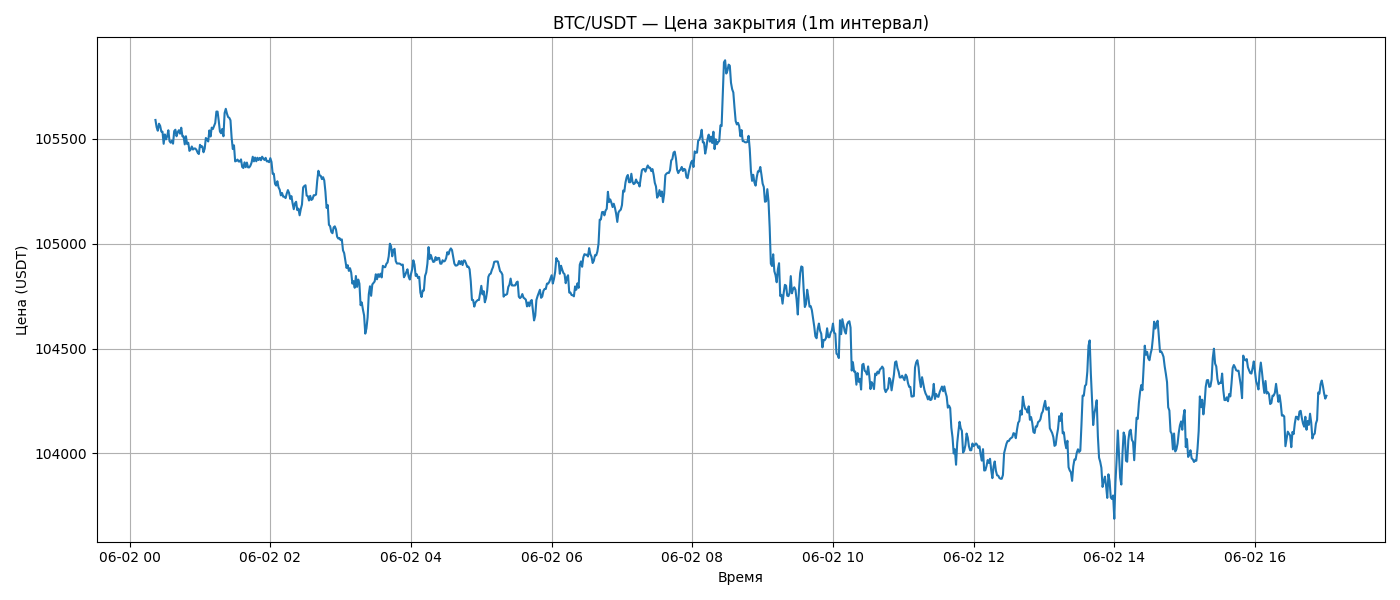

Source code (Python):
from datetime import datetime

import matplotlib.pyplot as plt
import pandas as pd
import requests

# Запрашиваем данные
url = "https://api.binance.com/api/v3/klines"
params = {"symbol": "BTCUSDT", "interval": "1m", "limit": 1440}
response = requests.get(url, params=params)
data = response.json()

if isinstance(data, dict):
    print("Ошибка от Binance:", data)
    exit()

# Преобразуем в DataFrame
df = pd.DataFrame(
    data,
    columns=[
        "open_time",
        "open",
        "high",
        "low",
        "close",
        "volume",
        "close_time",
        "quote_asset_volume",
        "number_of_trades",
        "taker_buy_base",
        "taker_buy_quote",
        "ignore",
    ],
)
df["open_time"] = pd.to_datetime(df["open_time"], unit="ms")
df["close"] = df["close"].astype(float)

print(f"Статус: {response.status_code}, длина данных: {len(data)}")
print(data[:3])  # покажет первые 3 записи

print(df["close"].head())
print(df.dtypes)


# Строим график
plt.figure(figsize=(14, 6))
plt.plot(df["open_time"], df["close"])
plt.title("BTC/USDT — Цена закрытия (1m интервал)")
plt.xlabel("Время")
plt.ylabel("Цена (USDT)")
plt.grid(True)
plt.tight_layout()
plt.savefig("chart.png")
print("График сохранён в chart.png")
